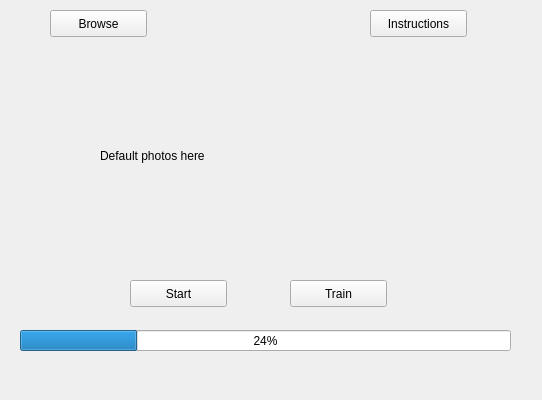
<?xml version="1.0" encoding="UTF-8"?>
<ui version="4.0">
 <class>PhotoSelect</class>
 <widget class="QDockWidget" name="PhotoSelect">
  <property name="geometry">
   <rect>
    <x>0</x>
    <y>0</y>
    <width>542</width>
    <height>400</height>
   </rect>
  </property>
  <property name="windowTitle">
   <string>DockWidget</string>
  </property>
  <widget class="QWidget" name="dockWidgetContents">
   <widget class="QProgressBar" name="progressBar">
    <property name="geometry">
     <rect>
      <x>20</x>
      <y>330</y>
      <width>491</width>
      <height>21</height>
     </rect>
    </property>
    <property name="value">
     <number>24</number>
    </property>
   </widget>
   <widget class="QPushButton" name="pushButton">
    <property name="geometry">
     <rect>
      <x>130</x>
      <y>280</y>
      <width>97</width>
      <height>27</height>
     </rect>
    </property>
    <property name="text">
     <string>Start</string>
    </property>
   </widget>
   <widget class="QPushButton" name="pushButton_2">
    <property name="geometry">
     <rect>
      <x>290</x>
      <y>280</y>
      <width>97</width>
      <height>27</height>
     </rect>
    </property>
    <property name="text">
     <string>Train</string>
    </property>
   </widget>
   <widget class="QPushButton" name="pushButton_3">
    <property name="geometry">
     <rect>
      <x>50</x>
      <y>10</y>
      <width>97</width>
      <height>27</height>
     </rect>
    </property>
    <property name="text">
     <string>Browse</string>
    </property>
   </widget>
   <widget class="QPushButton" name="pushButton_4">
    <property name="geometry">
     <rect>
      <x>370</x>
      <y>10</y>
      <width>97</width>
      <height>27</height>
     </rect>
    </property>
    <property name="text">
     <string>Instructions</string>
    </property>
   </widget>
   <widget class="QLabel" name="UserImages">
    <property name="geometry">
     <rect>
      <x>100</x>
      <y>60</y>
      <width>341</width>
      <height>191</height>
     </rect>
    </property>
    <property name="text">
     <string>Default photos here</string>
    </property>
   </widget>
  </widget>
 </widget>
 <resources/>
 <connections/>
</ui>
